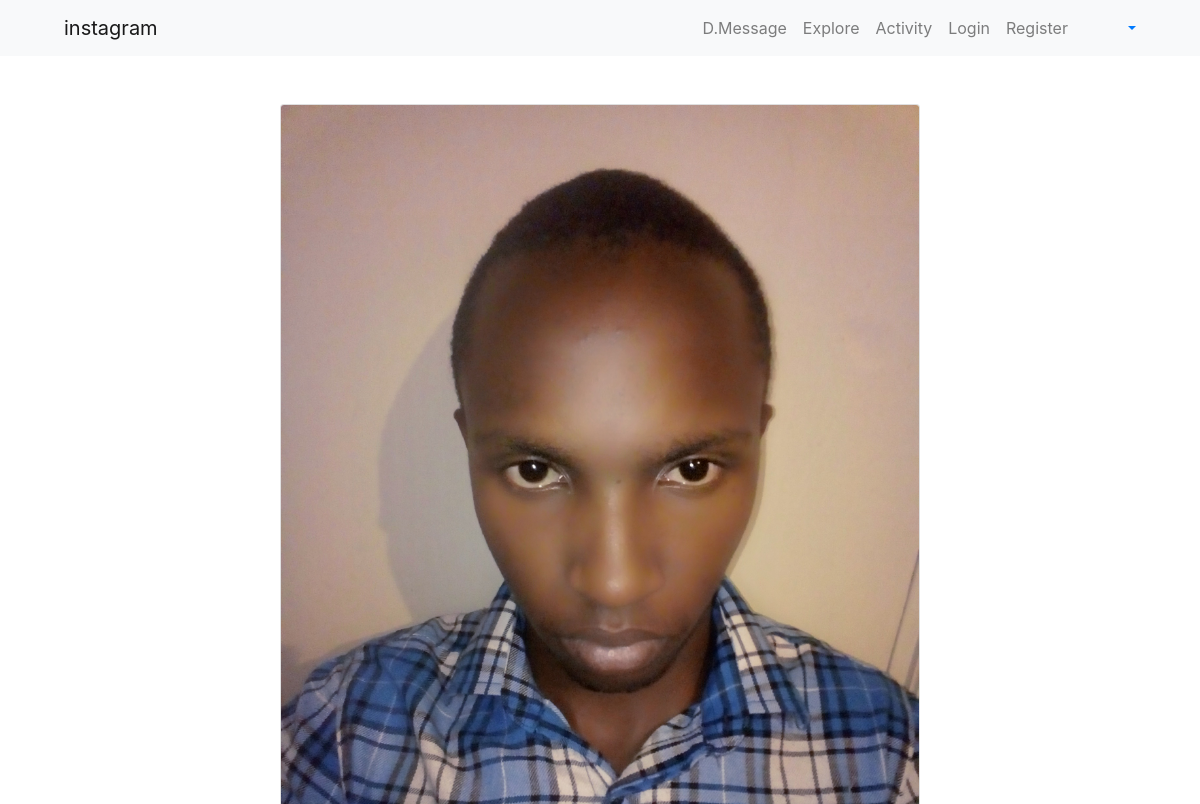
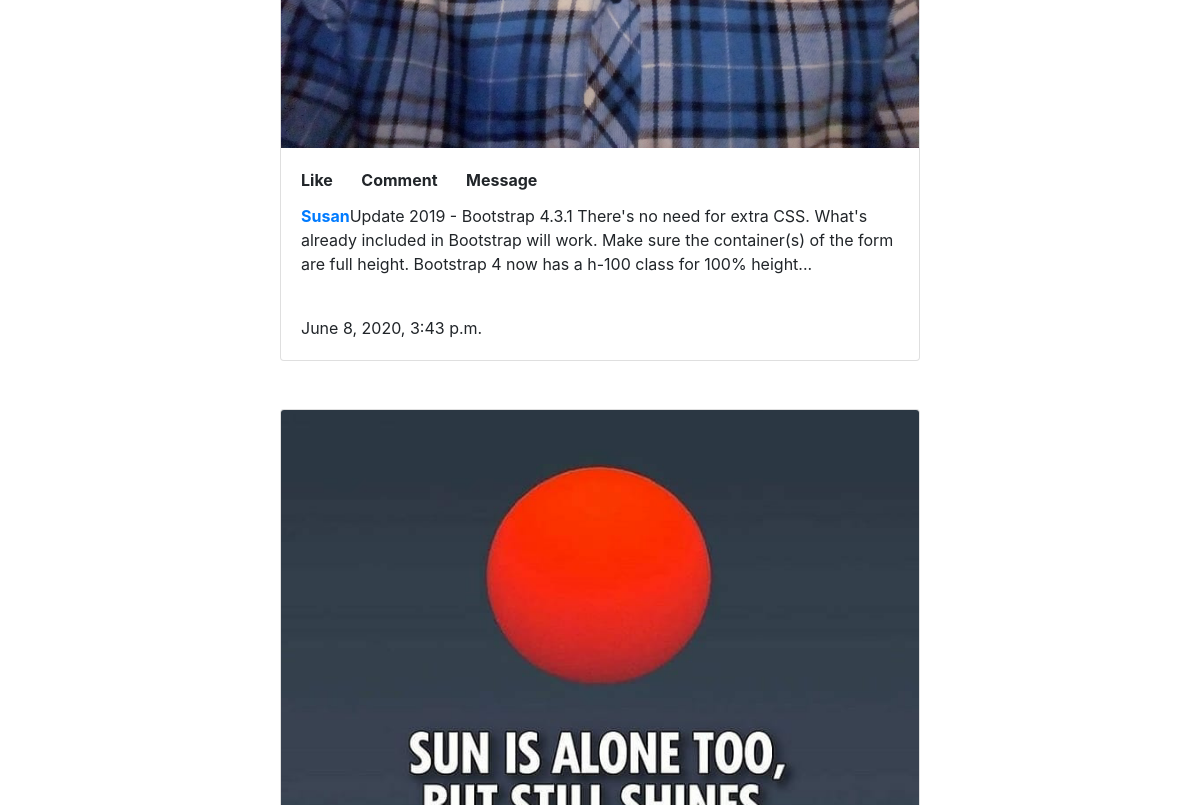
Before: / (upper part) with the older database file (2 pictures, top to bottom).
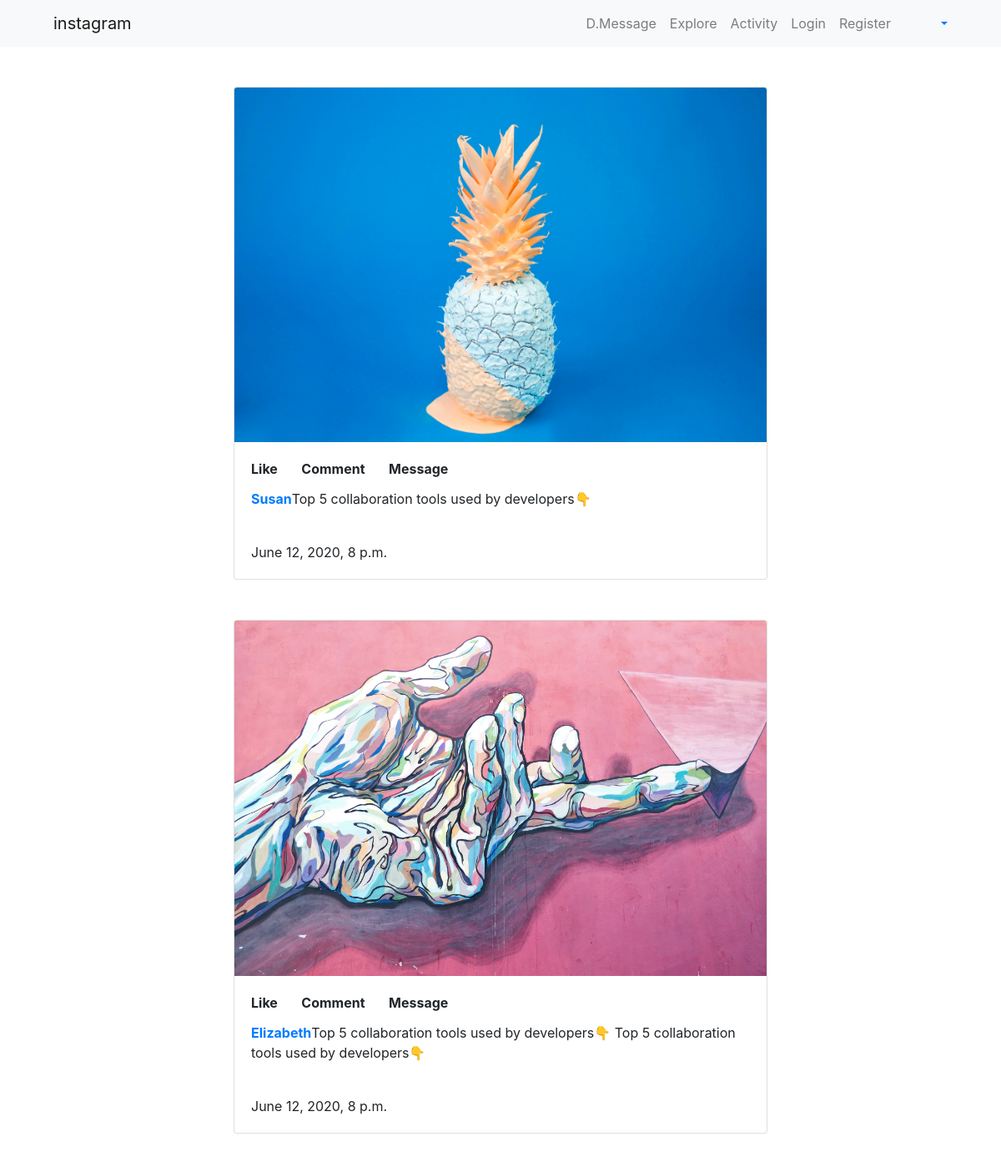
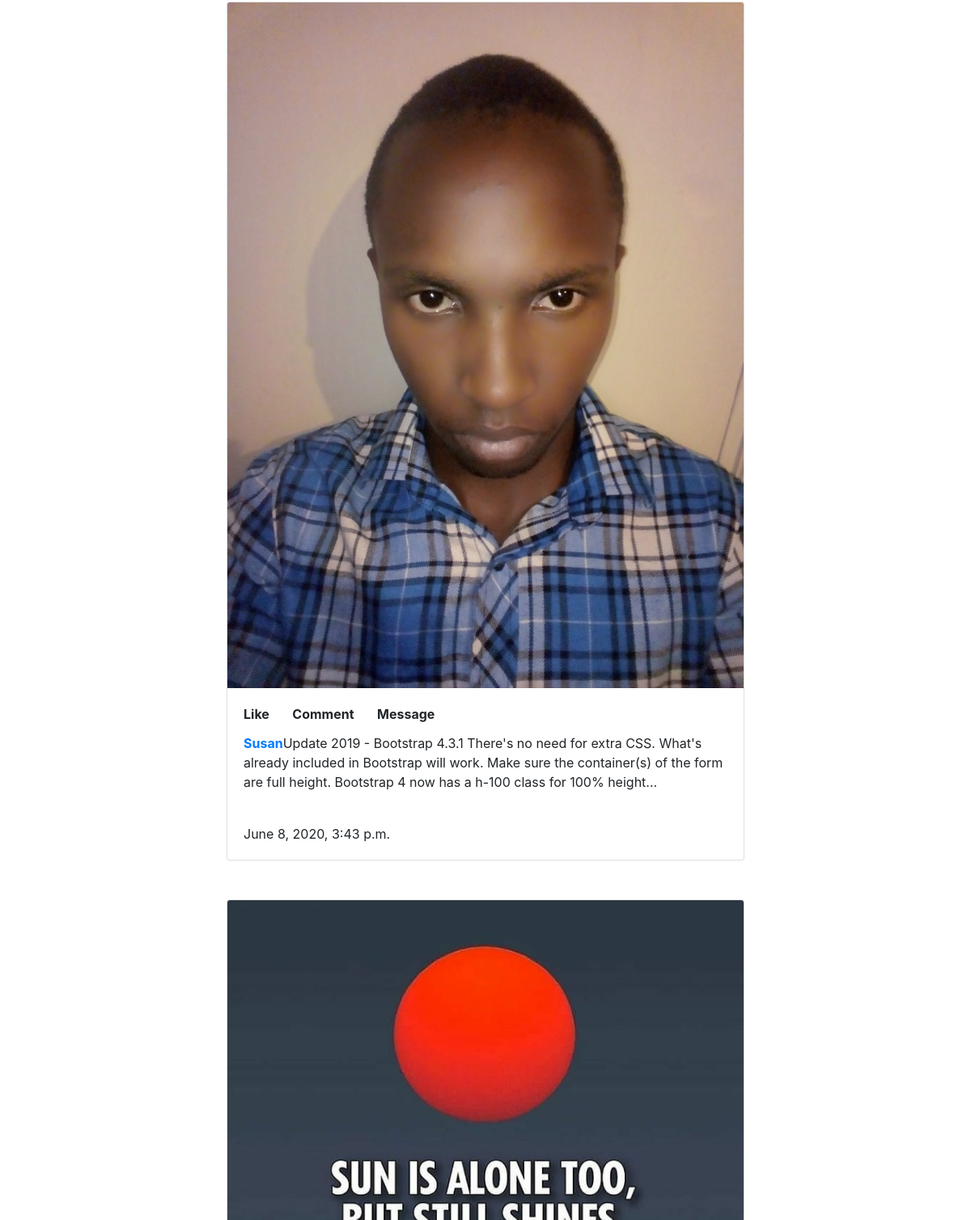
After: the same page with the newer database file (2 pictures, top to bottom).
### user_posts/models.py (models this page shows, shortened)
class Post(models.Model):
    user = models.ForeignKey(User, on_delete=models.CASCADE)
    text = models.TextField("Text")
    date_posted = models.DateTimeField("Date Posted", default=timezone.now)
    sponsored = models.BooleanField("Sponsored", default=False)
    no_of_likes = models.IntegerField(default=0)
    no_of_comments = models.IntegerField(default=0)
    images = models.ImageField(upload_to="user_posts")

### user_posts/views.py (the view)
# urls.py: path('', UserListView.as_view(), name="home"),
class UserListView(ListView):
    model = Post
    context_object_name = "posts"
    ordering = ['-date_posted']

### user_posts/templates/user_posts/post_list.html
{% extends 'user_posts/base.html' %}
{% block content %}
{% for posts in posts %}
<div class="row mx-auto justify-content-center">
    <div class="card mt-5" style="width: 40rem;">
        <img class="card-img-top" src="{{ posts.images.url }}" alt="{{ posts.user.username }}">
        <div class="card-body">
            <div class="card-title">
                <b class="pr-4">Like</b>
                <b  class="pr-4">Comment</b>
                <b  class="pr-4">Message</b><br>
            </div>
            <p class="card-text"><strong><a href="{% url 'profile' posts.user.username %}">{{ posts.user.username }}</a></strong>{{ posts.text }}</p><br>
            <p class="card-text">{{ posts.date_posted }}</p>
        </div>
    </div>
</div>
{% endfor %}
{% endblock content %}

Changed rows visible on the page:
added Post: images (picture), user.username "Susan", text "Top 5 collaboration tools used by developers👇", date_posted "June 12, 2020, 8 p.m."
added Post: images (picture), user.username "Elizabeth", text "Top 5 collaboration tools used by developers👇 Top 5 collaboration tools used by developers👇", date_posted "June 12, 2020, 8 p.m."
